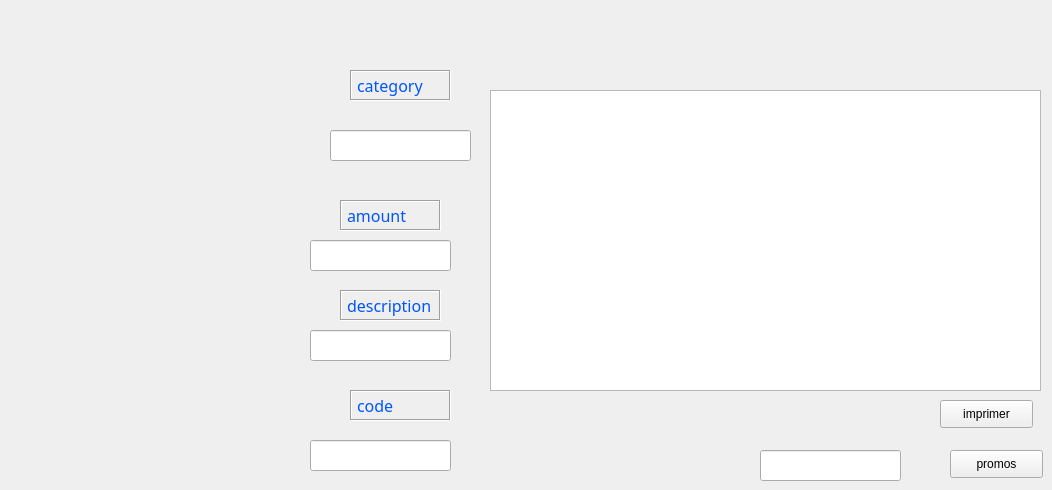
      <widget class="QWidget" name="page_20">
       <widget class="QLabel" name="label_63">
        <property name="geometry">
         <rect>
          <x>350</x>
          <y>70</y>
          <width>101</width>
          <height>31</height>
         </rect>
        </property>
        <property name="font">
         <font>
          <family>Vijaya</family>
          <pointsize>14</pointsize>
          <weight>50</weight>
          <italic>false</italic>
          <bold>false</bold>
         </font>
        </property>
        <property name="frameShape">
         <enum>QFrame::Box</enum>
        </property>
        <property name="frameShadow">
         <enum>QFrame::Sunken</enum>
        </property>
        <property name="text">
         <string>&lt;html&gt;&lt;head/&gt;&lt;body&gt;&lt;p&gt;&lt;span style=&quot; font-size:12pt; color:#0055ff;&quot;&gt;category&lt;/span&gt;&lt;/p&gt;&lt;/body&gt;&lt;/html&gt;</string>
        </property>
       </widget>
       <widget class="QLineEdit" name="descriptiontxt">
        <property name="geometry">
         <rect>
          <x>310</x>
          <y>330</y>
          <width>141</width>
          <height>31</height>
         </rect>
        </property>
       </widget>
       <widget class="QLineEdit" name="codetxt">
        <property name="geometry">
         <rect>
          <x>310</x>
          <y>440</y>
          <width>141</width>
          <height>31</height>
         </rect>
        </property>
       </widget>
       <widget class="QLineEdit" name="appliquerpromos">
        <property name="geometry">
         <rect>
          <x>760</x>
          <y>450</y>
          <width>141</width>
          <height>31</height>
         </rect>
        </property>
       </widget>
       <widget class="QLabel" name="label_64">
        <property name="geometry">
         <rect>
          <x>340</x>
          <y>200</y>
          <width>101</width>
          <height>31</height>
         </rect>
        </property>
        <property name="font">
         <font>
          <family>Vijaya</family>
          <pointsize>14</pointsize>
          <weight>50</weight>
          <italic>false</italic>
          <bold>false</bold>
         </font>
        </property>
        <property name="frameShape">
         <enum>QFrame::Box</enum>
        </property>
        <property name="frameShadow">
         <enum>QFrame::Sunken</enum>
        </property>
        <property name="text">
         <string>&lt;html&gt;&lt;head/&gt;&lt;body&gt;&lt;p&gt;&lt;span style=&quot; font-size:12pt; color:#0055ff;&quot;&gt;amount&lt;/span&gt;&lt;/p&gt;&lt;/body&gt;&lt;/html&gt;</string>
        </property>
       </widget>
       <widget class="QLabel" name="label_66">
        <property name="geometry">
         <rect>
          <x>350</x>
          <y>390</y>
          <width>101</width>
          <height>31</height>
         </rect>
        </property>
        <property name="font">
         <font>
          <family>Vijaya</family>
          <pointsize>14</pointsize>
          <weight>50</weight>
          <italic>false</italic>
          <bold>false</bold>
         </font>
        </property>
        <property name="frameShape">
         <enum>QFrame::Box</enum>
        </property>
        <property name="frameShadow">
         <enum>QFrame::Sunken</enum>
        </property>
        <property name="text">
         <string>&lt;html&gt;&lt;head/&gt;&lt;body&gt;&lt;p&gt;&lt;span style=&quot; font-size:12pt; color:#0055ff;&quot;&gt;code&lt;/span&gt;&lt;/p&gt;&lt;/body&gt;&lt;/html&gt;</string>
        </property>
       </widget>
       <widget class="QLabel" name="label_65">
        <property name="geometry">
         <rect>
          <x>340</x>
          <y>290</y>
          <width>101</width>
          <height>31</height>
         </rect>
        </property>
        <property name="font">
         <font>
          <family>Vijaya</family>
          <pointsize>14</pointsize>
          <weight>50</weight>
          <italic>false</italic>
          <bold>false</bold>
         </font>
        </property>
        <property name="frameShape">
         <enum>QFrame::Box</enum>
        </property>
        <property name="frameShadow">
         <enum>QFrame::Sunken</enum>
        </property>
        <property name="text">
         <string>&lt;html&gt;&lt;head/&gt;&lt;body&gt;&lt;p&gt;&lt;span style=&quot; font-size:12pt; color:#0055ff;&quot;&gt;description&lt;/span&gt;&lt;/p&gt;&lt;/body&gt;&lt;/html&gt;</string>
        </property>
       </widget>
       <widget class="QTableView" name="tab_depense">
        <property name="geometry">
         <rect>
          <x>490</x>
          <y>90</y>
          <width>551</width>
          <height>301</height>
         </rect>
        </property>
        <property name="maximumSize">
         <size>
          <width>551</width>
          <height>301</height>
         </size>
        </property>
        <property name="acceptDrops">
         <bool>true</bool>
        </property>
        <property name="autoFillBackground">
         <bool>true</bool>
        </property>
        <property name="styleSheet">
         <string notr="true"/>
        </property>
        <property name="dragEnabled">
         <bool>true</bool>
        </property>
        <property name="sortingEnabled">
         <bool>true</bool>
        </property>
        <attribute name="horizontalHeaderCascadingSectionResizes">
         <bool>true</bool>
        </attribute>
        <attribute name="horizontalHeaderStretchLastSection">
         <bool>true</bool>
        </attribute>
        <attribute name="verticalHeaderCascadingSectionResizes">
         <bool>true</bool>
        </attribute>
        <attribute name="verticalHeaderShowSortIndicator" stdset="0">
         <bool>true</bool>
        </attribute>
       </widget>
       <widget class="QLineEdit" name="amounttxt">
        <property name="geometry">
         <rect>
          <x>310</x>
          <y>240</y>
          <width>141</width>
          <height>31</height>
         </rect>
        </property>
       </widget>
       <widget class="QPushButton" name="promos1">
        <property name="geometry">
         <rect>
          <x>950</x>
          <y>450</y>
          <width>93</width>
          <height>28</height>
         </rect>
        </property>
        <property name="text">
         <string>promos</string>
        </property>
       </widget>
       <widget class="QPushButton" name="imprimer2">
        <property name="geometry">
         <rect>
          <x>940</x>
          <y>400</y>
          <width>93</width>
          <height>28</height>
         </rect>
        </property>
        <property name="text">
         <string>imprimer</string>
        </property>
       </widget>
       <widget class="QLineEdit" name="categorietxt">
        <property name="geometry">
         <rect>
          <x>330</x>
          <y>130</y>
          <width>141</width>
          <height>31</height>
         </rect>
        </property>
       </widget>
      </widget>
